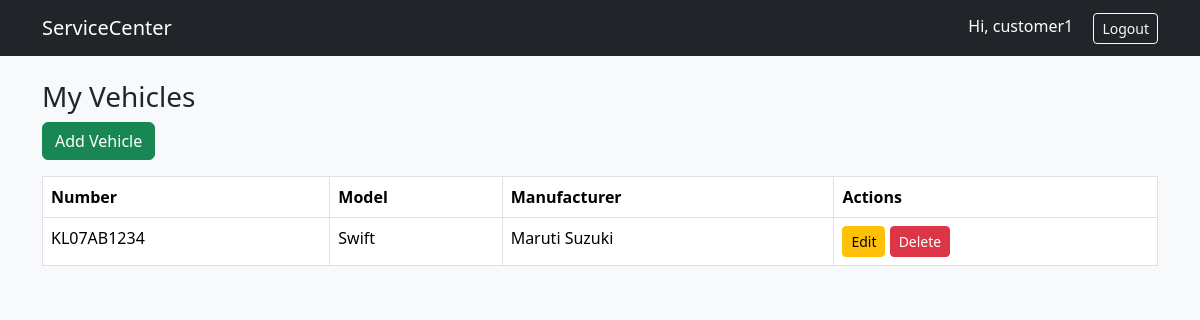
The page /vehicles/ (signed in) on the database its author committed.
### vehicle/models.py (models this page shows, shortened)
class Vehicle(models.Model):
    customer = models.ForeignKey(Customer, on_delete=models.CASCADE, related_name='vehicles')
    vehicle_number = models.CharField(max_length=50, unique=True)
    model = models.CharField(max_length=100)
    manufacturer = models.CharField(max_length=100)
    year = models.IntegerField()
    fuel_type = models.CharField(max_length=50)
    registration_date = models.DateField(auto_now_add=True)

### vehicle/views.py (the view)
# urls.py: path('vehicles/', views.view_vehicle, name='view_vehicle'),
@login_required
def view_vehicle(request):
    if not hasattr(request.user, 'customer'):
        messages.error(request, "Access denied.")
        return redirect('home')
    vehicles = Vehicle.objects.filter(customer=request.user.customer)
    return render(request, "vehicle_list.html", {"vehicles": vehicles})

### vehicle/templates/vehicle_list.html
{% extends 'base.html' %}
{% block content %}
<h3>My Vehicles</h3>
<a href="{% url 'add_vehicle' %}" class="btn btn-success mb-3">Add Vehicle</a>
<table class="table table-bordered">
  <tr>
    <th>Number</th>
    <th>Model</th>
    <th>Manufacturer</th>
    <th>Actions</th>
  </tr>
  {% for v in vehicles %}
  <tr>
    <td>{{ v.vehicle_number }}</td>
    <td>{{ v.model }}</td>
    <td>{{ v.manufacturer }}</td>
    <td>
      <a href="{% url 'edit_vehicle' v.id %}" class="btn btn-sm btn-warning">Edit</a>
      <a href="{% url 'delete_vehicle' v.id %}" class="btn btn-sm btn-danger">Delete</a>
    </td>
  </tr>
  {% empty %}
  <tr>
    <td colspan="4" class="text-center">No vehicles found.</td>
  </tr>
  {% endfor %}
</table>
{% endblock %}

### vehicle/templates/base.html (shortened to what this page needs)
<!DOCTYPE html>
<html lang="en">
<head>
  <link rel="stylesheet" href="https://cdn.jsdelivr.net/npm/bootstrap@5.3.2/dist/css/bootstrap.min.css">
</head>
<body class="bg-light">
  <nav class="navbar navbar-expand-lg navbar-dark bg-dark">
    <div class="container">
      <a class="navbar-brand" href="{% url 'home' %}">ServiceCenter</a>
      <div>
        {% if user.is_authenticated %}
        <span class="text-white me-3">Hi, {{ user.username }}</span>
        <a href="{% url 'logout' %}" class="btn btn-outline-light btn-sm">Logout</a>
        {% else %}
        <a href="{% url 'login' %}" class="btn btn-outline-light btn-sm">Login</a>
        {% endif %}
      </div>
    </div>
  </nav>
  <div class="container mt-4">
    {% block content %}{% endblock %}
  </div>
</body>
</html>

### rows shown on the page
Vehicle: vehicle_number "KL07AB1234", model "Swift", manufacturer "Maruti Suzuki"

### other values the page prints
{{ user.username }} "customer1"
